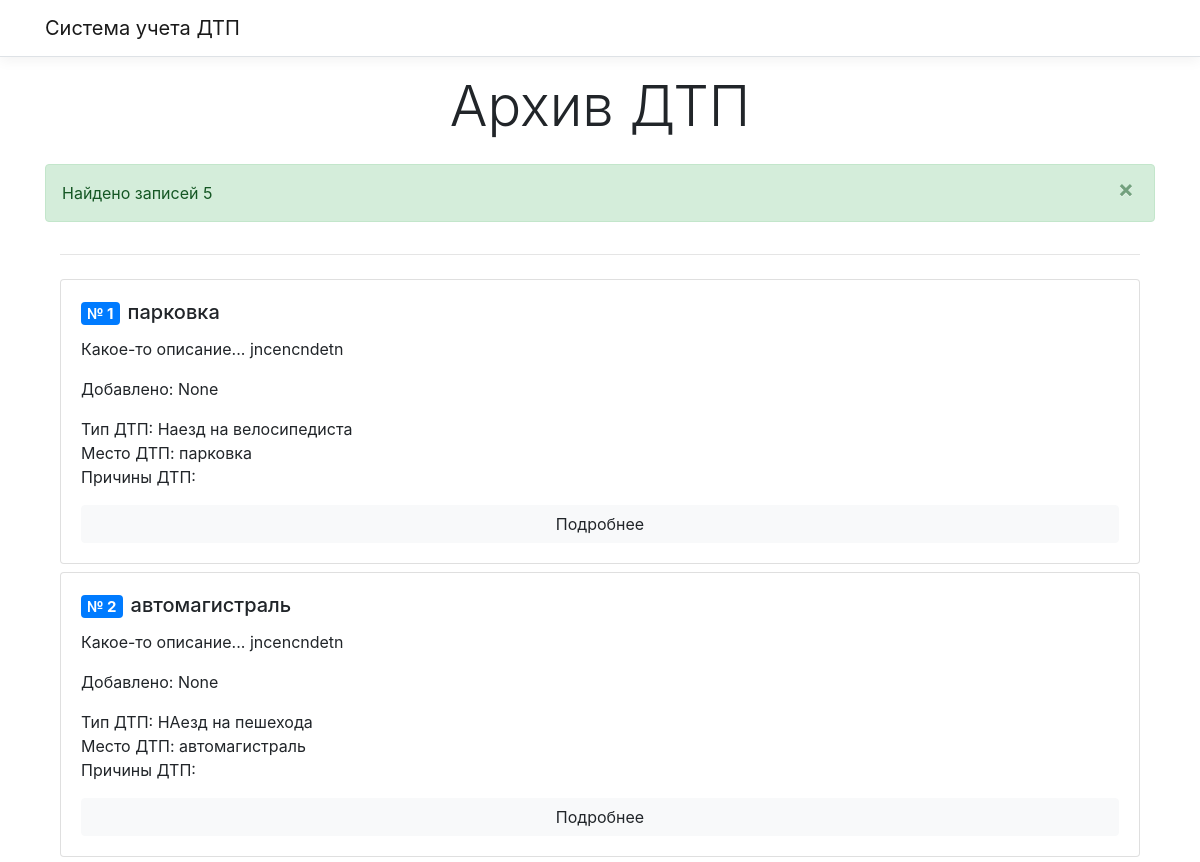
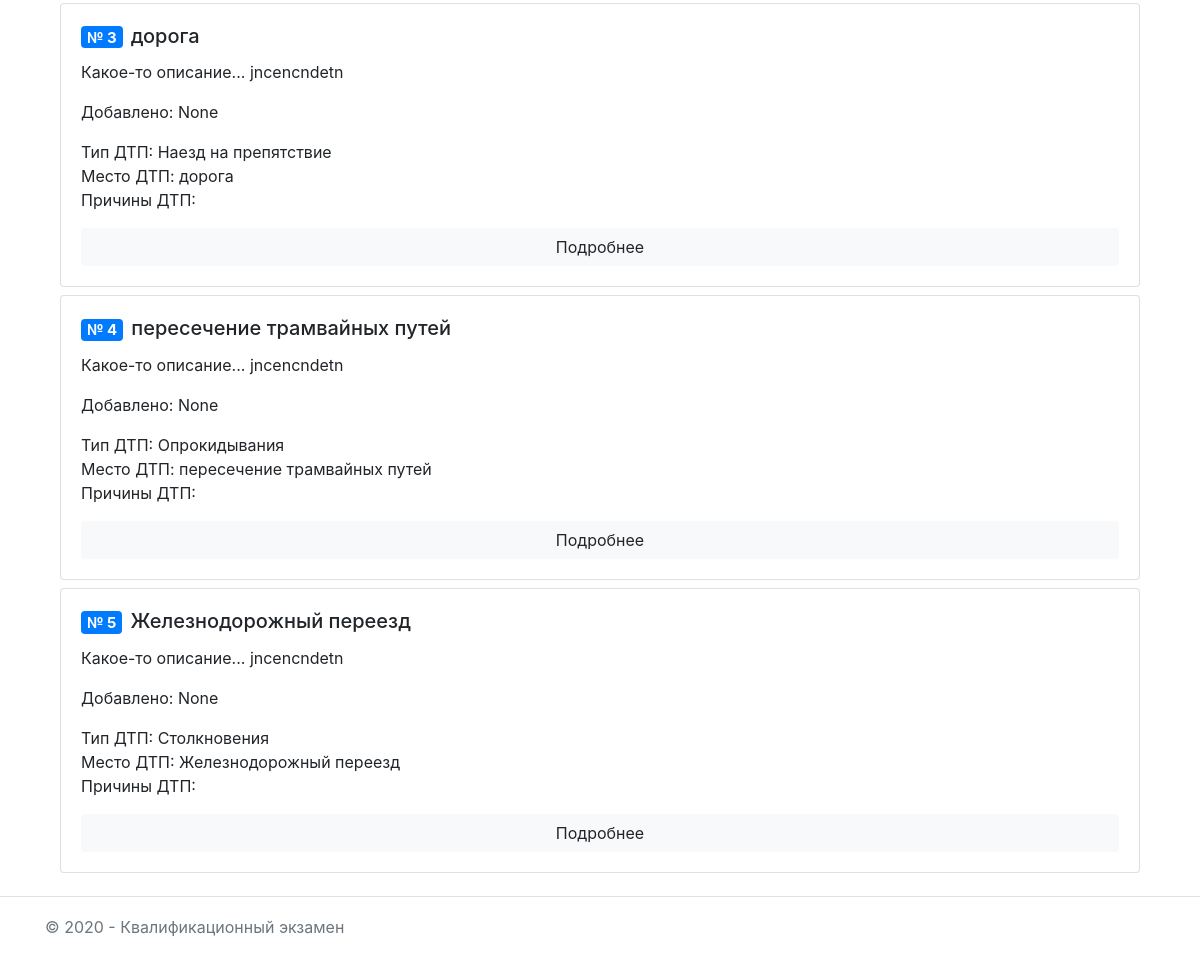
Before: /allIncidents/ with the older database file (2 pictures, top to bottom).
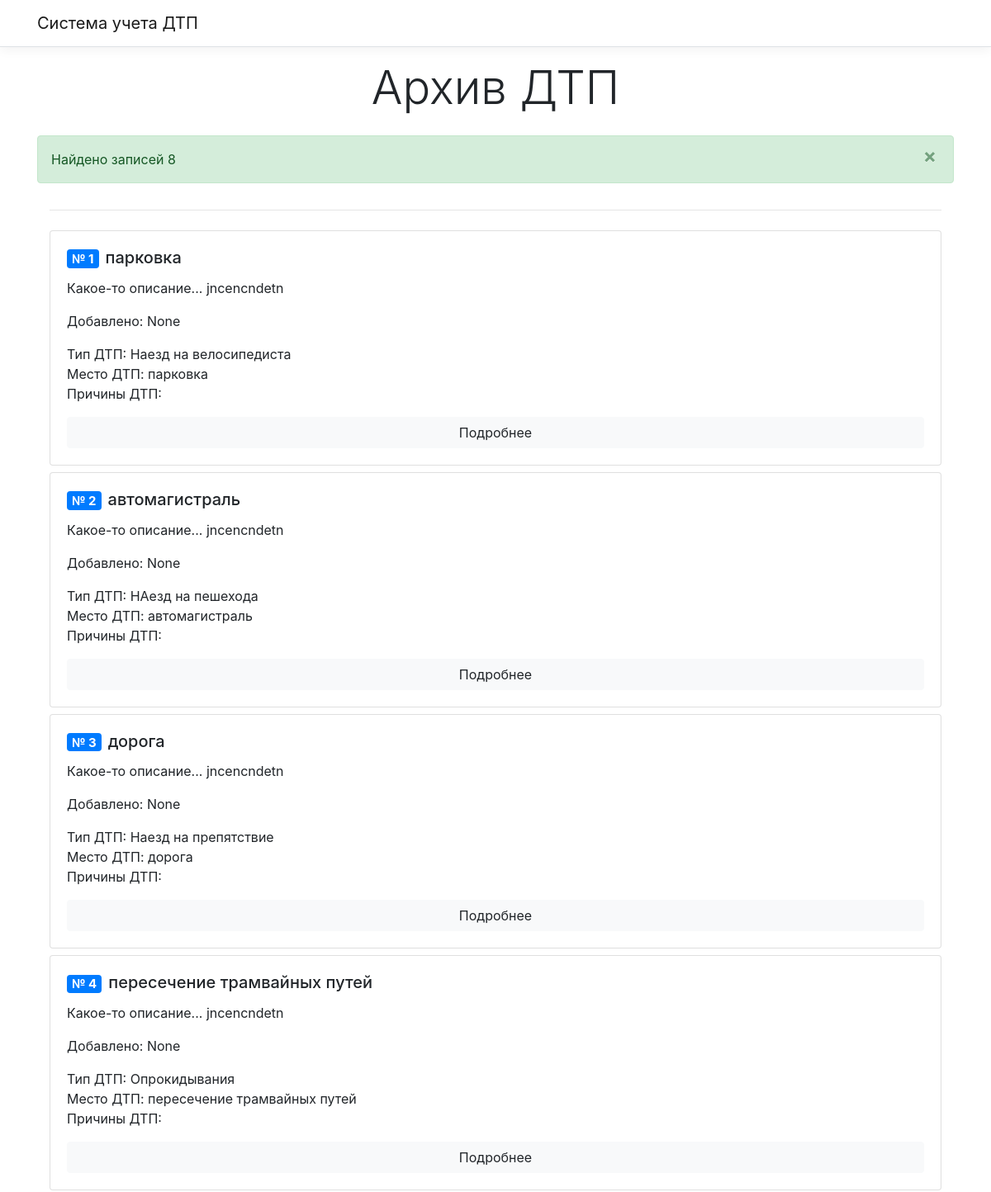
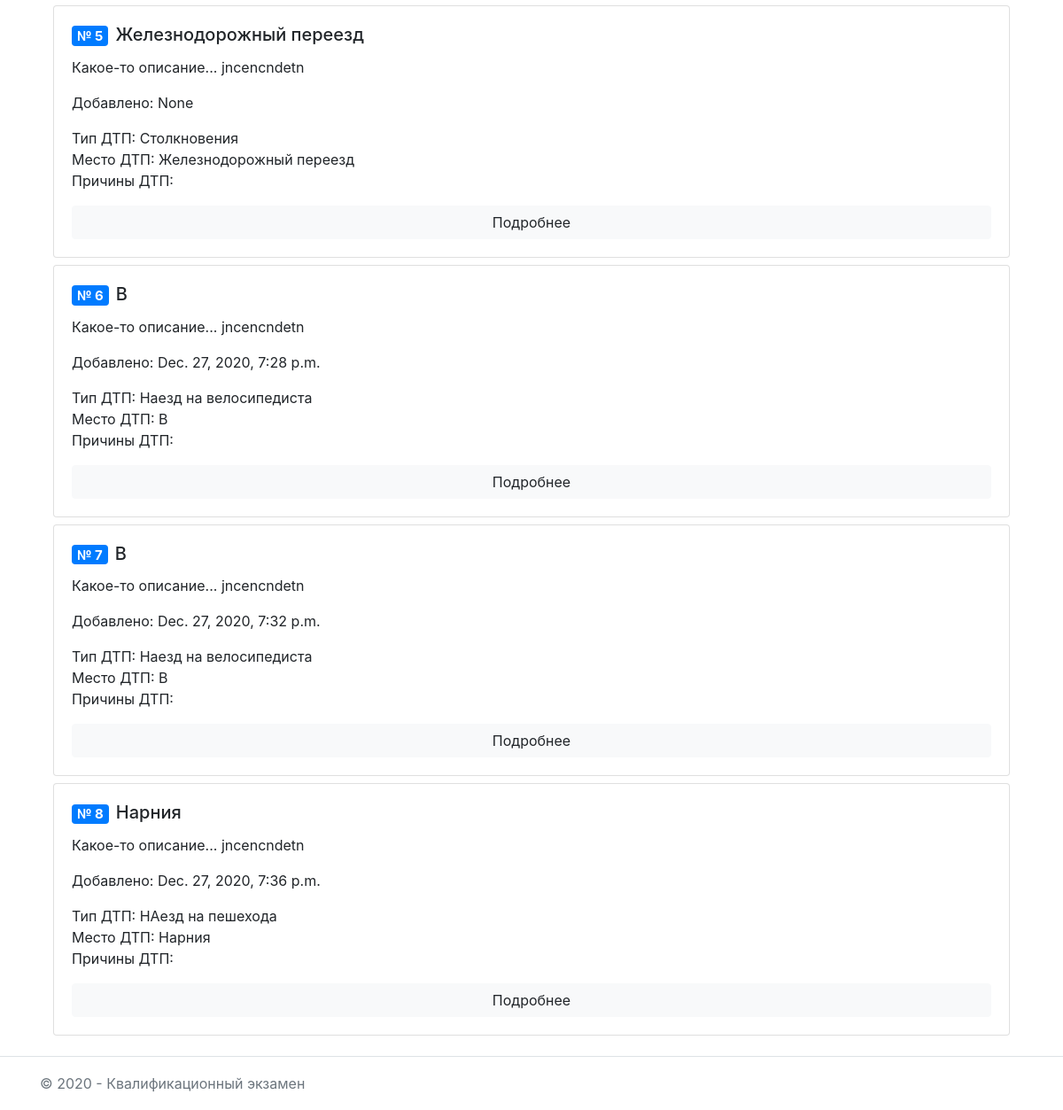
After: the same page with the newer database file (2 pictures, top to bottom).
### GAI/models.py (models this page shows)
class cards(models.Model):
    date = models.DateTimeField(auto_now_add=True)
    place = models.CharField(max_length=500)
    incident = models.ForeignKey(type_incident, on_delete=models.CASCADE)
    driver = models.ForeignKey(drivers, on_delete=models.CASCADE)
    died_count = models.IntegerField()
    injured_count = models.IntegerField()
    car = models.ForeignKey(cars, on_delete=models.CASCADE)
    weather = models.ForeignKey(conditionals, on_delete=models.CASCADE)
    prichiny = models.ManyToManyField(reasons_DTP)

class type_incident(models.Model):
    name = models.CharField(max_length=220)

### GAI/views.py (the view)
# urls.py: path('allIncidents/', views.allIncident),
def allIncident(request):
    allIncident = models.cards.objects.all()
    return render(request, "allIncidents.html", {"data":allIncident})

### templates/allIncidents.html (shortened to what this page needs)
{% extends "base.html" %}
{% block main %}
<main role="main" class="pb-3">
	<div>
		<h1 class="display-4 mb-4 text-center">Архив ДТП</h1>
		<div class="container">
			<div class="row">
				<div class="alert alert-success alert-dismissible fade show w-100 p-3" role="alert">
					Найдено записей {{ data.count }}
					<button type="button" class="close" data-dismiss="alert" aria-label="Close">
						<span aria-hidden="true">&times;</span>
					</button>
				</div>
			</div>
			<hr class="mb-4">
			{%  for i in data %}
			<div class="card mb-2">
				<div class="card-body">
					<h5 class="card-title"><span class="badge badge-primary mr-2">№ {{ i.id }}</span>{{i.place}}</h5>
					<p class="card-text">Какое-то описание... jncencndetn</p>
					<p class="card-text">Добавлено: {{ i.date }}</p>
					<p class="card-text mb-0">Тип ДТП: {{ i.incident.name }}</p>
					<p class="card-text mb-0">Место ДТП: {{ i.place}}</p>
					<p class="card-text">Причины ДТП:
                    </p>
					<a href="{{i.id}}" class="btn btn-light btn-block">Подробнее</a>
				</div>
			</div>
			{% endfor %}
		</div>
	</div>
</main>
{% endblock main %}

### templates/base.html (shortened to what this page needs)
{% load static %}
<!DOCTYPE html>
<html lang="ru">
<head>
	<link rel="stylesheet" href={% static "res/style.css" %}>
    <link rel="stylesheet" href="https://cdn.jsdelivr.net/npm/bootstrap@4.5.3/dist/css/bootstrap.min.css">
</head>
<body>
    <header>
        <nav class="navbar navbar-expand-sm navbar-toggleable-sm navbar-light bg-white border-bottom box-shadow mb-3">
            <div class="container">
                <a class="navbar-brand" href="/">Система учета ДТП</a>
            </div>
        </nav>
	</header>
	<div class="container">
		{% block main %}
		{% endblock main %}
	</div>
	<footer class="border-top footer text-muted">
        <div class="container">
            &copy; 2020 - Квалификационный экзамен
        </div>
    </footer>
</body>
</html>

### static/res/style.css (style rules this page uses)
a.navbar-brand { white-space: normal; text-align: center; word-break: break-all; }
a { color: #0366d6; }
html { font-size: 14px; }
@media (min-width: 768px) { html { font-size: 16px; } }
.border-top { border-top: 1px solid #e5e5e5; }
.border-bottom { border-bottom: 1px solid #e5e5e5; }
.box-shadow { box-shadow: 0 .25rem .75rem rgba(0, 0, 0, .05); }
html { position: relative; min-height: 100%; }
body { margin-bottom: 60px; }
.footer { position: absolute; bottom: 0; width: 100%; white-space: nowrap; line-height: 60px; }

### templates/base.html (style rules this page uses)
a.navbar-brand { white-space: normal; text-align: center; word-break: break-all; }
a { color: #0366d6; }
html { font-size: 14px; }
@media (min-width: 768px) { html { font-size: 16px; } }
.border-top { border-top: 1px solid #e5e5e5; }
.border-bottom { border-bottom: 1px solid #e5e5e5; }
.box-shadow { box-shadow: 0 .25rem .75rem rgba(0, 0, 0, .05); }
html { position: relative; min-height: 100%; }
body { margin-bottom: 60px; }
.footer { position: absolute; bottom: 0; width: 100%; white-space: nowrap; line-height: 60px; }

Changed rows visible on the page:
added cards: id "6", place "В", date "Dec. 27, 2020, 7:28 p.m.", incident.name "Наезд на велосипедиста"
added cards: id "7", place "В", date "Dec. 27, 2020, 7:32 p.m.", incident.name "Наезд на велосипедиста"
added cards: id "8", place "Нарния", date "Dec. 27, 2020, 7:36 p.m.", incident.name "НАезд на пешехода"
Other visible differences:
{{ data.count }}: "5" → "8"
